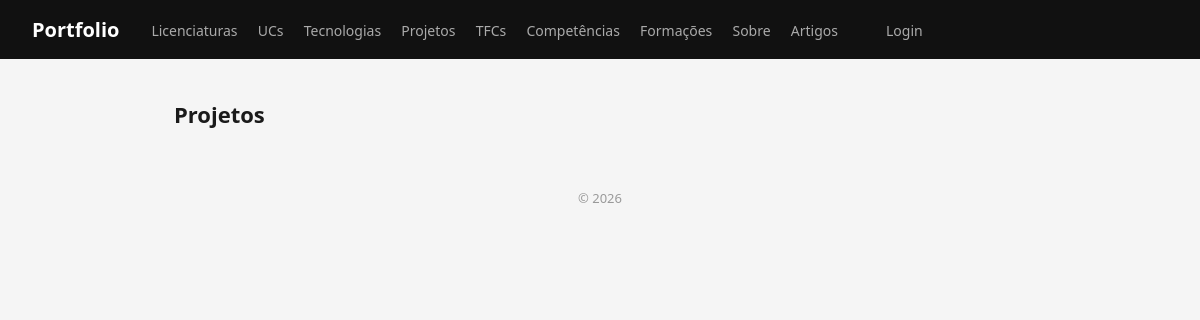
The app's page /portfolio/projetos/, older data.
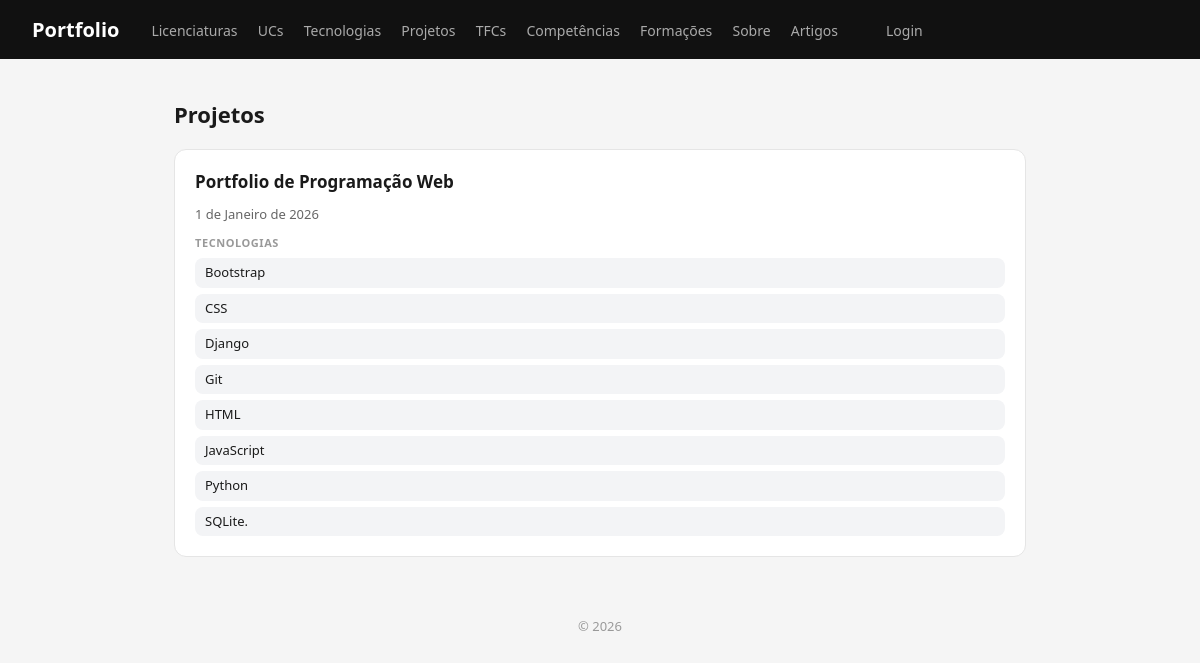
The same page, newer data.
### portfolio/models.py (models this page shows, shortened)
class Projeto(models.Model):
    titulo = models.CharField(max_length=150)
    descricao = models.TextField()
    conceitos_aplicados = models.TextField(
        help_text="Conceitos das unidades curriculares aplicados no projeto."
    )
    data = models.DateField()
    imagem = models.ImageField(upload_to="projetos/")
    github_url = models.URLField(verbose_name="repositório GitHub")
    demo_url = models.URLField(blank=True, verbose_name="demonstração")
    video_url = models.URLField(blank=True, verbose_name="vídeo")
    destaque = models.BooleanField(default=False)
    unidades_curriculares = models.ManyToManyField(
        UnidadeCurricular,
        related_name="projetos",
    )
    tecnologias = models.ManyToManyField(
        Tecnologia,
        related_name="projetos",
        blank=True,
    )
    class Meta:
        ordering = ["-data", "titulo"]
        verbose_name = "projeto"
        verbose_name_plural = "projetos"

class Tecnologia(models.Model):
    class Categoria(models.TextChoices):
        LINGUAGEM = "linguagem", "Linguagem de programação"
        FRAMEWORK = "framework", "Framework"
        BASE_DADOS = "base_dados", "Base de dados"
        FERRAMENTA = "ferramenta", "Ferramenta"
        PLATAFORMA = "plataforma", "Plataforma"
        OUTRA = "outra", "Outra"
    class Nivel(models.TextChoices):
        INICIANTE = "iniciante", "Iniciante"
        INTERMEDIO = "intermedio", "Intermédio"
        AVANCADO = "avancado", "Avançado"
    nome = models.CharField(max_length=100, unique=True)
    tipo = models.ForeignKey(
        TipoTecnologia,
        on_delete=models.SET_NULL,
        null=True,
        blank=True,
        related_name='tecnologias',
    )
    categoria = models.CharField(
        max_length=20,
        choices=Categoria.choices,
        blank=True,
    )
    descricao = models.TextField(blank=True)
    logo = models.ImageField(upload_to="tecnologias/", blank=True)
    website = models.URLField(
        blank=True,
        help_text="Website oficial da tecnologia.",
    )
    interesse = models.PositiveSmallIntegerField(
        validators=[MinValueValidator(1), MaxValueValidator(5)],
        blank=True,
        null=True,
        help_text="Classificação pessoal entre 1 e 5.",
    )
    nivel = models.CharField(max_length=15, choices=Nivel.choices, blank=True)
    class Meta:
        ordering = ["nome"]
        verbose_name = "tecnologia"
        verbose_name_plural = "tecnologias"

### portfolio/views.py (the view)
# urls.py: path('projetos/', views.projetos_view, name='projetos'),
def projetos_view(request):
    projetos = Projeto.objects.prefetch_related('tecnologias', 'unidades_curriculares').all()
    return render(request, 'portfolio/projetos.html', {'projetos': projetos})

### accounts/context_processors.py (called while the page is built)
def is_gestor(request):
    authenticated = request.user.is_authenticated
    superuser = authenticated and request.user.is_superuser
    gestor = authenticated and (
        superuser or request.user.groups.filter(name='gestor-portfolio').exists()
    )
    autor = authenticated and (
        superuser or request.user.groups.filter(name='autores').exists()
    )
    return {'is_gestor': gestor, 'is_autor': autor}

### portfolio/templates/portfolio/projetos.html (shortened to what this page needs)
{% extends "portfolio/base.html" %}
{% block content %}
<h2>Projetos</h2>
<section>
    {% for projeto in projetos %}
    <article>
        <header>
            <h3>{{ projeto.titulo }}</h3>
            <p>{{ projeto.data }}</p>
        </header>
        <section>
            <h4>Tecnologias</h4>
            <ul>
                {% for tec in projeto.tecnologias.all %}
                <li>{{ tec.nome }}</li>
                {% empty %}
                <li>Sem tecnologias registadas</li>
                {% endfor %}
            </ul>
        </section>
    </article>
    {% endfor %}
</section>
{% endblock %}

Row changes from the older to the newer data that the page shows:
added Projeto: titulo "Portfolio de Programação Web", data "1 de Janeiro de 2026"
now on this page (row edited): Tecnologia: nome "Bootstrap"
now on this page (row edited): Tecnologia: nome "CSS"
now on this page (row edited): Tecnologia: nome "Django"
now on this page (row edited): Tecnologia: nome "Git"
now on this page (row edited): Tecnologia: nome "HTML"
now on this page (row edited): Tecnologia: nome "JavaScript"
now on this page (row edited): Tecnologia: nome "Python"
now on this page (row edited): Tecnologia: nome "SQLite."
